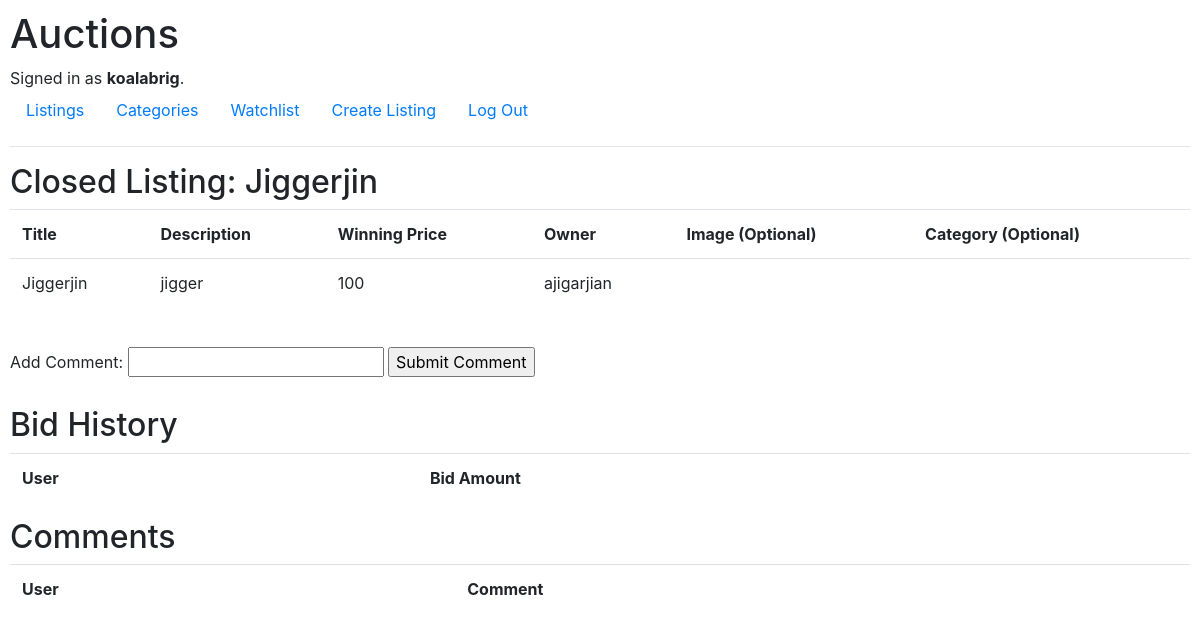
/listing/1 (signed in), run on the app's committed database.
### auctions/models.py (models this page shows)
class User(AbstractUser):
    pass

class Listing(models.Model):
    title = models.CharField(max_length=64)
    description = models.CharField(max_length=255)
    price = models.IntegerField()
    image = models.URLField(max_length=200, blank=True)
    category = models.CharField(max_length=255, blank=True)
    owner = models.ForeignKey(User, default="", on_delete=models.CASCADE, related_name="listingOwner", blank=False)
    active = models.BooleanField(default="True")

### auctions/views.py (the view, shortened to what this page needs)
# urls.py: path("listing/<int:id>", views.listing, name="listing"),
def listing(request, id):
    listing = Listing.objects.get(id=id)
    return render(request, "auctions/listing.html", {
        "id": id,
        "listing": listing,
        "form": NewBidForm(),
        "comment_form": NewCommentForm(),
        "watchlist_form": WatchlistForm(),
        "watchlist_record": Watchlist.objects.filter(listing = listing, user = request.user).first(),
        "listing_bids": Bid.objects.filter(listing = listing),
        "listing_comments": Comment.objects.filter(listing = listing),
        "user": request.user
    })

### auctions/views.py
class NewBidForm(forms.Form):
    bid = forms.CharField(widget=forms.NumberInput, label="Bid")

class NewCommentForm(forms.Form):
    comment = forms.CharField(label="Add Comment")

### auctions/templates/auctions/listing.html (shortened to what this page needs)
{% extends "auctions/layout.html" %}
{% block body %}
    <h2>
        {% if listing.active == True %}
            Active Listing: {{listing.title}}
        {% else %}
            Closed Listing: {{listing.title}}
        {% endif %}
    </h2>
    <table class="table">
        <tr>
            <th>Title</th>
            <th>Description</th>
            <th>{% if listing.active == True %} Current {% else %} Winning {% endif %} Price</th>
            <th>Owner</th>
            <th>Image (Optional)</th>
            <th>Category (Optional)</th>
        </tr>
        <tr>
            <td>{{ listing.title }}</td>
            <td>{{ listing.description }}</td>
            <td>{{ listing.price }}</td>
            <td>{{ listing.owner }}</td>
            <td>
            </td>
            <td>{{ listing.category }}</td>
        </tr>
    </table>
    <br>
    <div>
        {% if user.is_authenticated %}
            <div class="wrapper">
                <form action="{% url 'listing' id %}" method="POST" name="commentForm">
                    <div class="fieldWrapper">
                        <label for="title">Add Comment: </label>
                        {{ comment_form.comment }}
                        <input type="submit" value="Submit Comment" name="commentSubmit">
                    </div>
                </form>
            </div>
        {% endif %}
    </div>
    <br>
    <div id="container">
        <div class="column">
            <h2>Bid History</h2>
            <table class="table">
                <tr>
                    <th>User</th>
                    <th>Bid Amount</th>
                </tr>
            </table>
        </div>
        <div class="column">
            <h2>Comments</h2>
            <table class="table">
                <tr>
                    <th>User</th>
                    <th>Comment</th>
                </tr>
            </table>
        </div>
    </div>
{% endblock %}

### auctions/templates/auctions/layout.html (shortened to what this page needs)
{% load static %}
<!DOCTYPE html>
<html lang="en">
    <head>
        <link rel="stylesheet" href="https://stackpath.bootstrapcdn.com/bootstrap/4.4.1/css/bootstrap.min.css">
        <link href="{% static 'auctions/styles.css' %}" rel="stylesheet">
    </head>
    <body>
        <h1>Auctions</h1>
        <div>
            {% if user.is_authenticated %}
                Signed in as <strong>{{ user.username }}</strong>.
            {% else %}
                Not signed in.
            {% endif %}
        </div>
        <ul class="nav">
            <li class="nav-item">
                <a class="nav-link" href="{% url 'index' %}">Listings</a>
            </li>
            <li class="nav-item">
                <a class="nav-link" href="{% url 'category' %}">Categories</a>
            </li>
            {% if user.is_authenticated %}
                <li class="nav-item">
                    <a class="nav-link" href="{% url 'watchlist' %}">Watchlist</a>
                </li>
                <li class="nav-item">
                    <a class="nav-link" href="{% url 'create' %}">Create Listing</a>
                </li>
                <li class="nav-item">
                    <a class="nav-link" href="{% url 'logout' %}">Log Out</a>
                </li>
            {% endif %}
        </ul>
        <hr>
        {% block body %}
        {% endblock %}
    </body>
</html>

### auctions/static/auctions/styles.css (style rules this page uses)
body { padding: 10px; }

### data on the page
User: username "koalabrig"
Listing: title "Jiggerjin", description "jigger", price "100", owner "ajigarjian"
